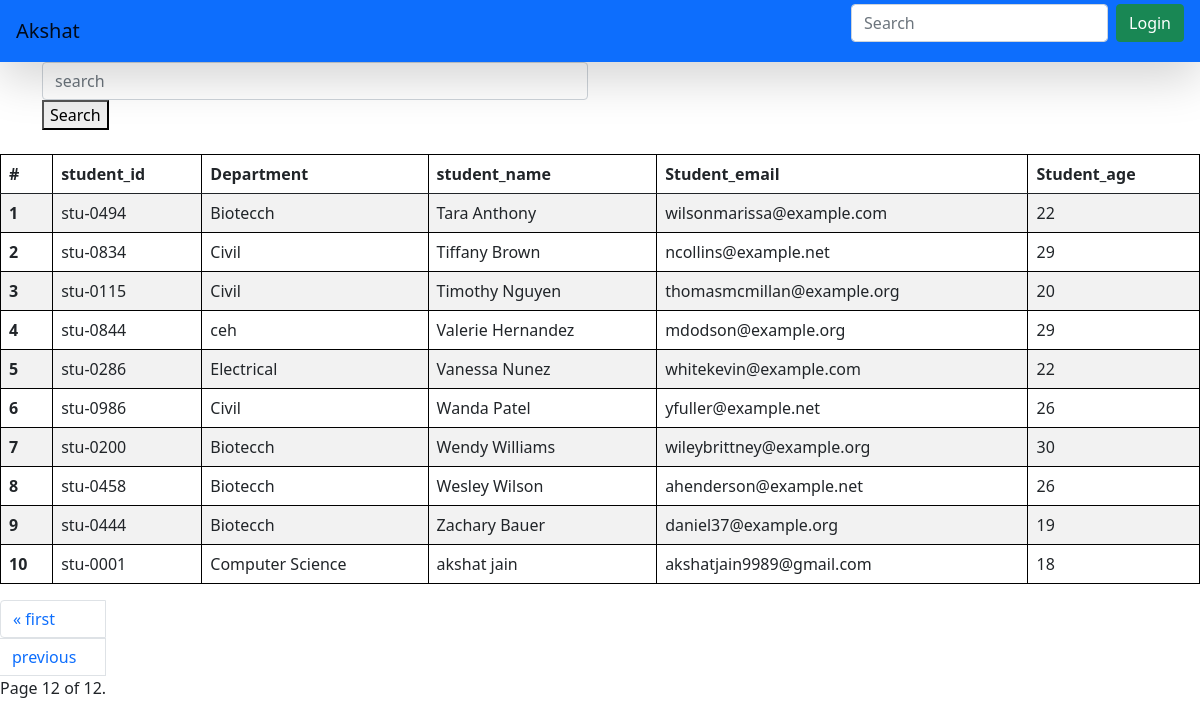
Screenshot of /students/?page=12 with the database file from the repository.
### vege/models.py (models this page shows, shortened)
class Student(models.Model):
    department = models.ForeignKey(Department, related_name="depart", on_delete=models.CASCADE)
    student_id = models.OneToOneField(StudentID, related_name='studentid' , on_delete=models.CASCADE)
    student_name = models.CharField(max_length=100)
    student_email = models.EmailField(unique=True)
    student_age = models.IntegerField(default=18)
    student_address = models.TextField(default=18)
    is_deleted = models.BooleanField(default=False)
    objects = StudentManager()
    admin_objects = models.Manager()
    def __str__(self) -> str:
        return self.student_name
    class Meta:
        ordering = ['student_name']
        verbose_name = "student"

class StudentID(models.Model):
    student_id = models.CharField(max_length=100)
    def __str__(self) -> str:
        return self.student_id

class Department(models.Model):
    department = models.CharField(max_length=100)
    class Meta:
        ordering = ['department']

### vege/views.py (the view, shortened to what this page needs)
# urls.py: path('students/',get_students, name="get_students"),
def get_students(request):
    queryset = Student.objects.all()
    paginator = Paginator(queryset, 10)  # Show 25 contacts per page.
    page_number = request.GET.get("page",1)
    page_obj = paginator.get_page(page_number)
    print(page_obj.object_list)
    return render(request , 'report/students.html' , {'queryset': page_obj})

### vege/models.py (called while the page is built)
    def get_queryset(self):
        return super().get_queryset().filter(is_deleted=False)

### vege/templates/report/students.html (shortened to what this page needs)
{% extends "base.html" %}
{% block start %}
<div class="container">
  <form class="mb-4">
  <div class="row">
    <dv class="col-md-6">
      <input class="form-control" name="search" placeholder="search">
    </div>
    <div class="col-md-6">
        <button class-"btn btn-success">Search</button>
    </div>
  </div>
  <table class="table table-striped">
    <thead>
      <tr>
        <th scope="col">#</th>
        <th scope="col">student_id</th>
        <th scope="col">Department</th>
        <th scope="col">student_name</th>
        <th scope="col">Student_email</th>
        <th scope="col">Student_age</th>
      </tr>
    </thead>
    <tbody>
        {% for student in queryset %}
      <tr>
        <th scope="row">{{forloop.counter}}</th>
        <td>{{student.student_id}}</td>
        <td>{{student.department.department}}</td>
        <td>{{student.student_name}}</td>
        <td>{{student.student_email}}</td>
        <td>{{student.student_age}}</td>
      </tr>
        {% endfor %}
    </tbody>
  </table>
        <nav aria-label="Page navigation example">
          <ul class="pagination">
          <span class="step-links">
              {% if queryset.has_previous %}
              <li class="page-item"><a class="page-link" href="?page=1">&laquo; first</a> </li>
              <li class="page-item"><a class="page-link" href="?page={{ queryset.previous_page_number }}">previous</a></li>
              {% endif %}
              <span class="current">
                  Page {{ queryset.number }} of {{ queryset.paginator.num_pages }}.
              </span>
          </span>
        </ul>
    </nav>
{% endblock %}

### home/templates/base.html (style rules this page uses)
table, th, td { border: 1px solid black; }

### rows the page displays
Student: student_id "stu-0494", department.department "Biotecch", student_name "Tara Anthony", student_email "wilsonmarissa@example.com", student_age "22"
Student: student_id "stu-0834", department.department "Civil", student_name "Tiffany Brown", student_email "ncollins@example.net", student_age "29"
Student: student_id "stu-0115", department.department "Civil", student_name "Timothy Nguyen", student_email "thomasmcmillan@example.org", student_age "20"
Student: student_id "stu-0844", department.department "ceh", student_name "Valerie Hernandez", student_email "mdodson@example.org", student_age "29"
Student: student_id "stu-0286", department.department "Electrical", student_name "Vanessa Nunez", student_email "whitekevin@example.com", student_age "22"
Student: student_id "stu-0986", department.department "Civil", student_name "Wanda Patel", student_email "yfuller@example.net", student_age "26"
Student: student_id "stu-0200", department.department "Biotecch", student_name "Wendy Williams", student_email "wileybrittney@example.org", student_age "30"
Student: student_id "stu-0458", department.department "Biotecch", student_name "Wesley Wilson", student_email "ahenderson@example.net", student_age "26"
Student: student_id "stu-0444", department.department "Biotecch", student_name "Zachary Bauer", student_email "daniel37@example.org", student_age "19"
Student: student_id "stu-0001", department.department "Computer Science", student_name "akshat jain", student_email "akshatjain9989@gmail.com", student_age "18"

### other values shown
{{ queryset.number }} "12"
{{ queryset.paginator.num_pages }} "12"
